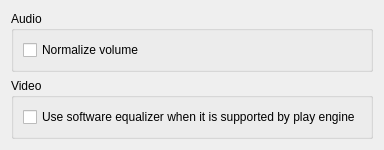
           <widget class="QWidget" name="tab_2">
            <attribute name="title">
             <string>Audio / Video</string>
            </attribute>
            <layout class="QVBoxLayout" name="verticalLayout_14">
             <item>
              <widget class="QGroupBox" name="groupBox_15">
               <property name="title">
                <string>Audio</string>
               </property>
               <layout class="QVBoxLayout" name="verticalLayout_17">
                <item>
                 <widget class="QCheckBox" name="volnorm">
                  <property name="text">
                   <string>Normalize volume</string>
                  </property>
                 </widget>
                </item>
               </layout>
              </widget>
             </item>
             <item>
              <widget class="QGroupBox" name="groupBox_14">
               <property name="title">
                <string>Video</string>
               </property>
               <layout class="QVBoxLayout" name="verticalLayout_20">
                <item>
                 <widget class="QCheckBox" name="softEq">
                  <property name="text">
                   <string>Use software equalizer when it is supported by play engine</string>
                  </property>
                 </widget>
                </item>
               </layout>
              </widget>
             </item>
             <item>
              <spacer name="spacer_10">
               <property name="orientation">
                <enum>Qt::Vertical</enum>
               </property>
               <property name="sizeHint" stdset="0">
                <size>
                 <width>0</width>
                 <height>0</height>
                </size>
               </property>
              </spacer>
             </item>
            </layout>
           </widget>
